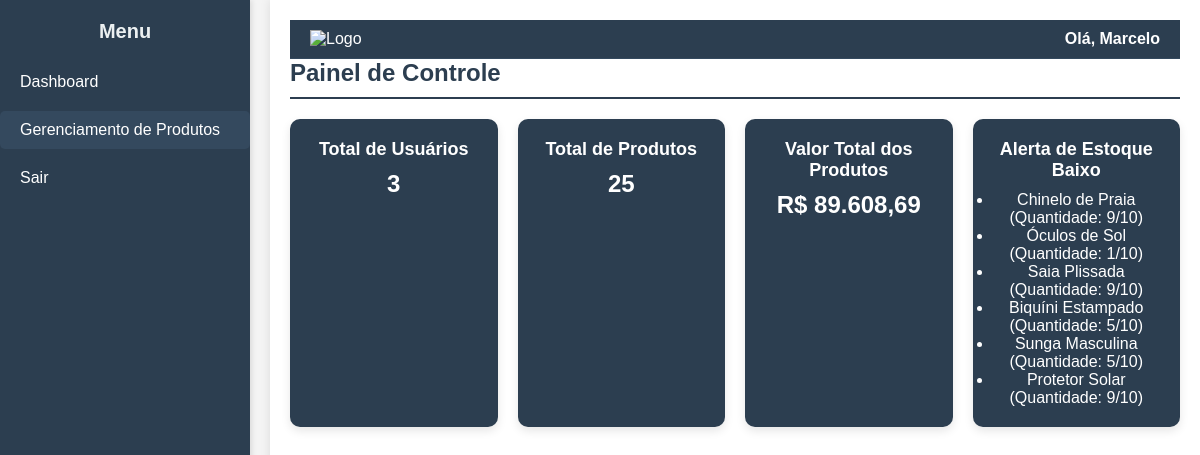
The page /dashboard.php (signed in) on the database its author committed.
### tables this page shows
CREATE TABLE `produtos` (
  `id` int(11) NOT NULL,
  `nome` varchar(100) NOT NULL,
  `descricao` text DEFAULT NULL,
  `quantidade` int(11) NOT NULL,
  `preco` decimal(10,2) NOT NULL,
  `categoria_id` int(11) DEFAULT NULL,
  `estoque_minimo` int(11) DEFAULT 10
);

### dashboard.php (the view, shortened to what this page needs)
<?php
include_once 'db/connect.php';
$stmt = $pdo->query("SELECT COUNT(*) AS total_usuarios FROM usuarios");
$total_usuarios = $stmt->fetch(PDO::FETCH_ASSOC)['total_usuarios'];
$stmt = $pdo->query("SELECT COUNT(*) AS total_produtos FROM produtos");
$total_produtos = $stmt->fetch(PDO::FETCH_ASSOC)['total_produtos'];
$stmt = $pdo->query("SELECT SUM(preco * quantidade) AS valor_total_produtos FROM produtos");
$valor_total_produtos = $stmt->fetch(PDO::FETCH_ASSOC)['valor_total_produtos'];
$valor_total_produtos = number_format($valor_total_produtos, 2, ',', '.');
$stmt = $pdo->query("SELECT * FROM produtos WHERE quantidade <= estoque_minimo");
$produtos_baixo_estoque = $stmt->fetchAll(PDO::FETCH_ASSOC);
$total_baixo_estoque = count($produtos_baixo_estoque);
?>
<!DOCTYPE html>
<html lang="pt-br">
<head>
    <link rel="stylesheet" href="css/style.css">
</head>
<body>
    <div class="container">
        <?php include_once 'includes/sidebar.php'; ?>
        <main class="content">
            <header class="header">
                <div class="logo">
                    <img src="https://bluefocus.com.br/sites/default/files/styles/medium/public/estoque.png?itok=1yVi8VcO" alt="Logo" width="50">
                </div>
                <div class="user-info">
                    <span class="user-name">Olá, <?= htmlspecialchars($_SESSION['nome']) ?></span>
                </div>
            </header>
            <h2>Painel de Controle</h2>
            <div class="cards-container">
                <div class="card">
                    <h3>Total de Usuários</h3>
                    <p><?= $total_usuarios ?></p>
                </div>
                <div class="card">
                    <h3>Total de Produtos</h3>
                    <p><?= $total_produtos ?></p>
                </div>
                <div class="card">
                    <h3>Valor Total dos Produtos</h3>
                    <p>R$ <?= $valor_total_produtos ?></p>
                </div>
                <div class="card desktop-card">
                    <h3>Alerta de Estoque Baixo</h3>
                    <?php if ($total_baixo_estoque > 0): ?>
                        <ul>
                            <?php foreach ($produtos_baixo_estoque as $produto): ?>
                                <li>
                                    <?= htmlspecialchars($produto['nome']) ?>
                                    (Quantidade: <?= $produto['quantidade'] ?>/<?= $produto['estoque_minimo'] ?>)
                                </li>
                            <?php endforeach; ?>
                        </ul>
                    <?php else: ?>
                        <p>Nenhum produto com estoque baixo.</p>
                    <?php endif; ?>
                </div>
            </div>
        </main>
    </div>
</body>
</html>

### css/style.css (style rules this page uses)
* { margin: 0; padding: 0; box-sizing: border-box; }
body { font-family: Arial, sans-serif; background-color: #f4f4f4; display: flex; min-height: 100vh; }
.header { display: flex; justify-content: space-between; align-items: center; padding: 10px 20px; background-color: #2c3e50; color: white; font-size: 16px; border-bottom: 1px solid #34495e; }
.header .logo img { height: 40px; }
.header .user-info { position: relative; cursor: pointer; }
.header .user-name { font-weight: bold; font-size: 16px; }
.container { display: flex; width: 100%; }
.content { margin-left: 270px; padding: 20px; width: calc(100% - 270px); background-color: #ffffff; box-shadow: 0 0 10px rgba(0, 0, 0, 0.1); min-height: 100vh; transition: margin-left 0.3s ease; }
.content h2 { color: #2c3e50; font-size: 24px; margin-bottom: 20px; border-bottom: 2px solid #2c3e50; padding-bottom: 10px; }
.cards-container { display: flex; gap: 20px; margin-top: 20px; flex-wrap: wrap; }
.card { background-color: #2c3e50; color: white; padding: 20px; border-radius: 10px; text-align: center; flex: 1; min-width: 200px; box-shadow: 0 4px 10px rgba(0, 0, 0, 0.1); transition: transform 0.3s ease, box-shadow 0.3s ease; }
.card h3 { font-size: 18px; margin-bottom: 10px; }
.card p { font-size: 24px; font-weight: bold; }

### rows shown on the page
produtos: nome "Chinelo de Praia", quantidade "9", estoque_minimo "10"
produtos: nome "Óculos de Sol", quantidade "1", estoque_minimo "10"
produtos: nome "Saia Plissada", quantidade "9", estoque_minimo "10"
produtos: nome "Biquíni Estampado", quantidade "5", estoque_minimo "10"
produtos: nome "Sunga Masculina", quantidade "5", estoque_minimo "10"
produtos: nome "Protetor Solar", quantidade "9", estoque_minimo "10"

### other values the page prints
$_SESSION['nome'] "Marcelo"
$total_usuarios "3"
$total_produtos "25"
$valor_total_produtos "89.608,69"
